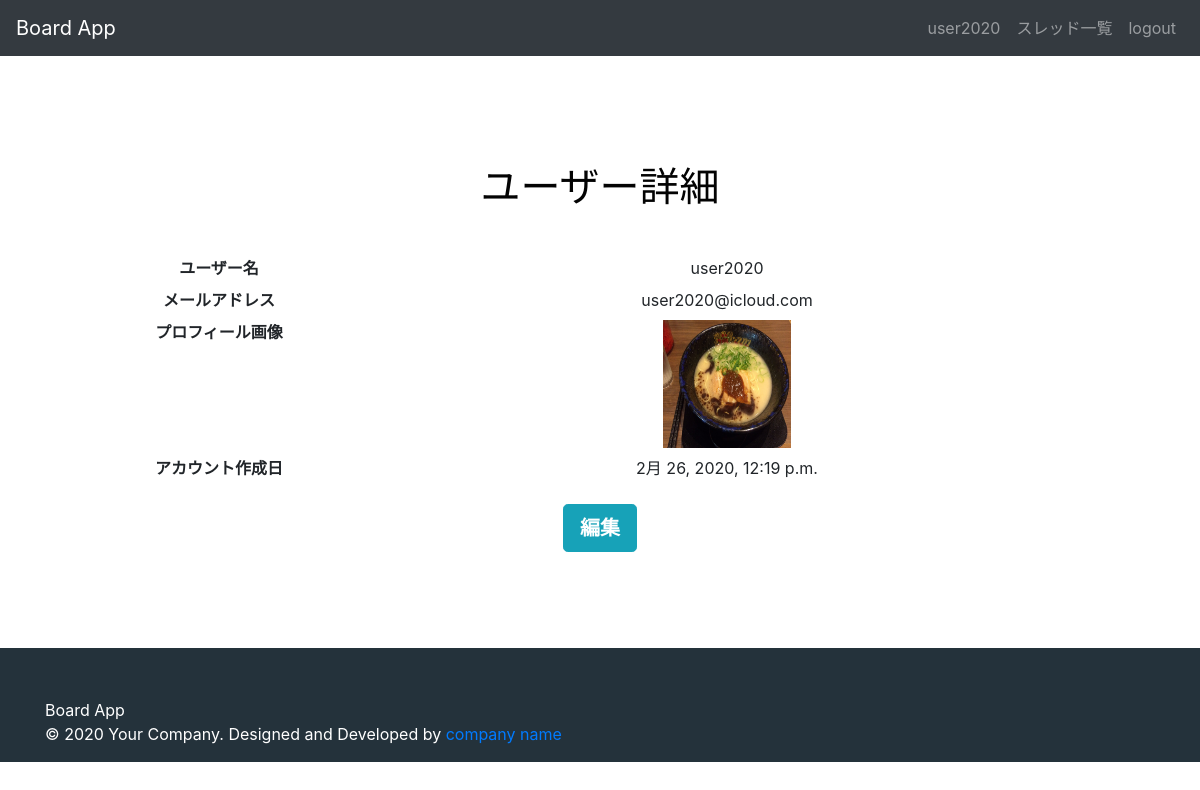
Before: /DjangoApp1/board/users/12/ (signed in) with the older database file.
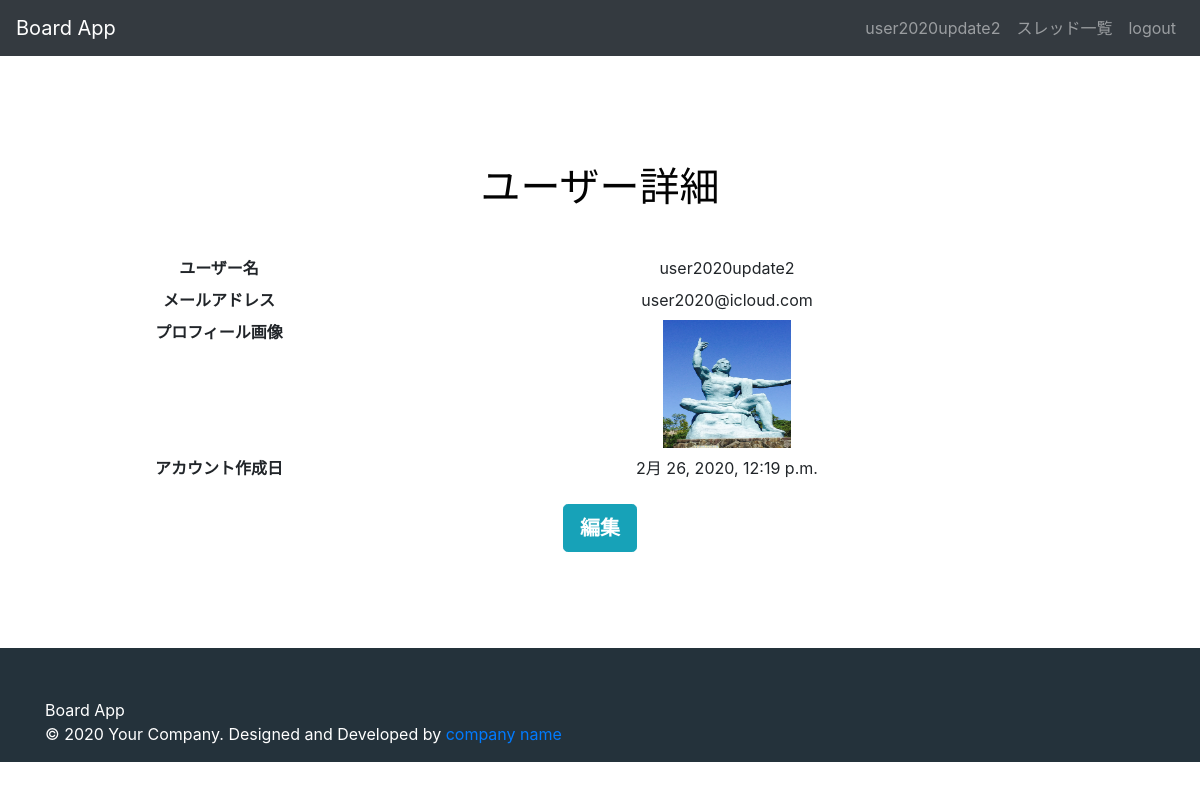
After: the same page with the newer database file.
### board/models.py (models this page shows, shortened)
class User(AbstractBaseUser, PermissionsMixin):
    class Meta:
        verbose_name = 'ユーザ'
        verbose_name_plural = 'ユーザ'
    email = models.EmailField('メールアドレス', max_length=150, null = False, blank=False, unique = True)
    name = models.CharField('名前', max_length=150, null = False, blank=False)
    picture = models.ImageField(verbose_name = 'プロフィール画像', upload_to='profiles/', blank=True, null=True)
    is_staff = models.BooleanField(
        '管理者',
        default=False,
        help_text=_(
            'Designates whether the user can log into this admin site.'),
    )
    is_active = models.BooleanField(
        '有効',
        default=True,
        help_text=_(
            'Designates whether this user should be treated as active. '
            'Unselect this instead of deleting accounts.'
        ),
    )
    date_joined = models.DateTimeField(_('date joined'), default=timezone.now)
    objects = MyUserManager()
    EMAIL_FIELD = 'email'
    USERNAME_FIELD = 'email'
    REQUIRED_FIELDS = ['name',]

### board/views.py (the view)
# urls.py: path("users/<int:pk>/", views.UserDetailView.as_view(), name="user_detail"),
class UserDetailView(LoginRequiredMixin, generic.DetailView):
    model = User
    template_name = 'board/user_detail.html'

### templates/board/user_detail.html (shortened to what this page needs)
{% extends "board/base.html" %}
{% block content %}
<div class="container-fluid">
    <div class="container">
        <div class="jumbotron">
            <h1>ユーザー詳細</h1>
            <dl class="row">
                <dt class="col-sm-3">ユーザー名</dt>
                <dd class="col-sm-9">{{ user.name }}</dd>
                {% if user.pk == request.user.pk %}
                <dt class="col-sm-3">メールアドレス</dt>
                {% endif %}
                <dd class="col-sm-9">{{ user.email }}</dd>
                <dt class="col-sm-3">プロフィール画像</dt>
                <dd class="col-sm-9"><img src="/../../media/{{ user.picture }}" width="128" height="128" alt="プロフィール画像">
                </dd>
                <dt class="col-sm-3">アカウント作成日</dt>
                <dd class="col-sm-9">{{ user.date_joined }}</dd>
            </dl>
            {% if user.pk == request.user.pk %}
            <a class="btn btn-info btn-lg" role="button" href="{% url 'board:user_update' user.pk  %}">編集</a>
            {% else %}
            <a class="btn btn-info btn-lg" role="button" href="{% url 'board:post_list' %}">戻る</a>
            {% endif %}
        </div>
    </div>
</div>
{% endblock content %}

### templates/board/base.html (shortened to what this page needs)
{% load i18n static %}
<!DOCTYPE html>{% get_current_language as LANGUAGE_CODE %}
<html lang="{{ LANGUAGE_CODE|default:"ja" }}">
<head>
    <link rel="stylesheet" href="{% static 'board/css/bootstrap.min.css' %}">
    <link rel="stylesheet" href="{% static 'board/css/style.css' %}">
</head>
<body>
    <header>
        <nav class="navbar navbar-expand-lg fixed-top navbar-dark bg-dark">
            {% if request.user.is_authenticated %}
            <a class="navbar-brand app-name" href="{% url 'board:thread_list' %}">Board App</a>
            {% else %}
            <a class="navbar-brand app-name" href="{% url 'board:lp' %}">Board App</a>
            {% endif %}
            <div class="collapse navbar-collapse" id="navbarSupportedContent">
                <ul class="navbar-nav">
                    {% if request.user.is_authenticated %}
                    <li class="nav-item">
                        <a class="nav-link"
                            href="{% url 'board:user_detail' request.user.pk %}">{{ request.user.name }}</a>
                    </li>
                    <li class="nav-item">
                        <a class="nav-link" href="{% url 'board:thread_list' %}">スレッド一覧</a>
                    </li>
                    <li class="nav-item">
                        <a class="nav-link" href="{% url 'board:logout' %}">logout</a>
                    </li>
                    {% endif %}
                </ul>
            </div>
        </nav>
    </header>
    <div class="container">
        {% block content %}{% endblock %}
    </div>
    <footer>
        <div class="container">
            <div class="row">
                <div class="col-md-8">
                    <a class="text-white" href="{% url 'board:lp' %}">Board App</a>
                    <p>© 2020 Your Company. Designed and Developed by <a target="_blank" href="#">company name</a></p>
                </div>
            </div>
        </div>
    </footer>
</body>
</html>

### board/static/board/css/style.css (style rules this page uses)
body { padding-top: 100px; }
li { list-style-type: none; }
h1, h2, h3, h4, h5, h6 { font-family: 'Roboto Slab', serif; }
h1, h2, h3, h4, h5, h6 { margin-bottom: 1.1em; }
.nav-link { color: #fff; }
.jumbotron { background: none; text-align: center; }
.jumbotron h1, .jumbotron h2, .jumbotron h3, .jumbotron h4, .jumbotron h5, .jumbotron h6, .jumbotron small { color: rgb(3, 3, 3); }
.btn { font-weight: 700; -moz-user-select: none; -webkit-user-select: none; user-select: none; cursor: pointer; }
footer { background-color: rgba(36, 50, 59, 1); padding-top: 50px; }
footer h1, footer h2, footer h3, footer h4, footer h5, footer h6, footer p { color: #FFFFFF; }

Changed rows visible on the page:
changed User "user2020@icloud.com": user.name "user2020" → "user2020update2"; name "user2020" → "user2020update2"; picture: a different picture
